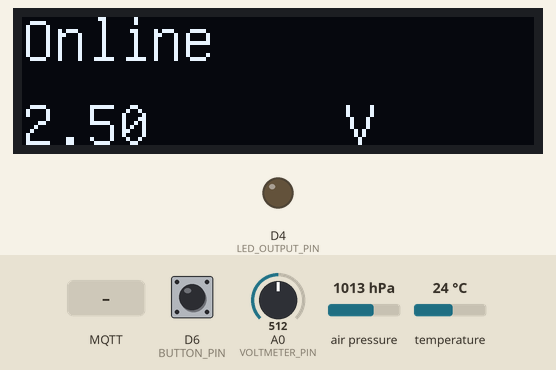
Bench run of a program on a simulated ESP8266 (Wemos D1 mini). On the bench: 128×32 one-colour display, output pins drawn as LEDs (lit = HIGH). Inputs (shaded band) come from the test bench; at power-on: D6 (BUTTON_PIN) LOW, air pressure 1013 hPa, A0 (VOLTMETER_PIN) = 512, temperature 24 °C. WiFi joins after 1.5 s; servers stay silent unless stated; random numbers use the default seed unless the program sets one; no MQTT or app messages arrive unless stated.

Above: at 2.7 s.
2.8 s: D6 (BUTTON_PIN) pulled HIGH for 0.15 s
At 3.7 s:
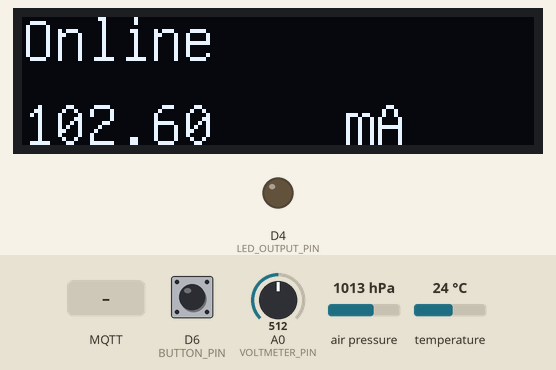
4.4 s: D6 (BUTTON_PIN) pulled HIGH for 1 s
At 4.9 s:
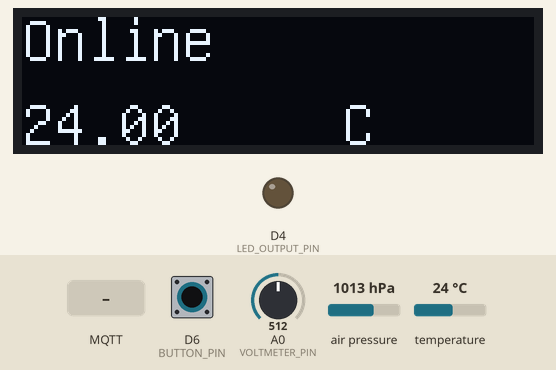
6.9 s: D6 (BUTTON_PIN) pulled HIGH for 0.15 s
At 8.1 s:
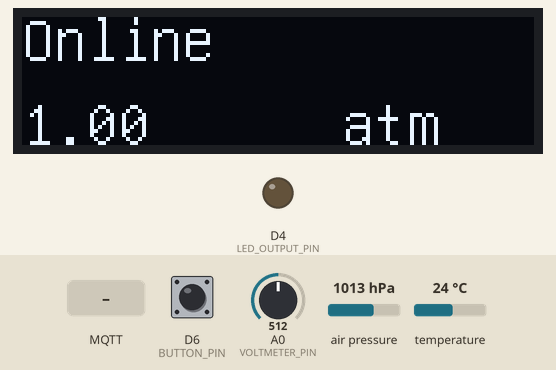
8.5 s: D6 (BUTTON_PIN) pulled HIGH for 3.2 s
At 9.2 s:
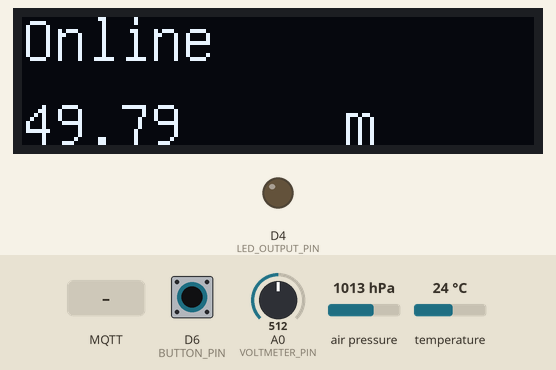
13.2 s: MQTT message "4" arrives on the first subscribed topic
At 14.0 s:
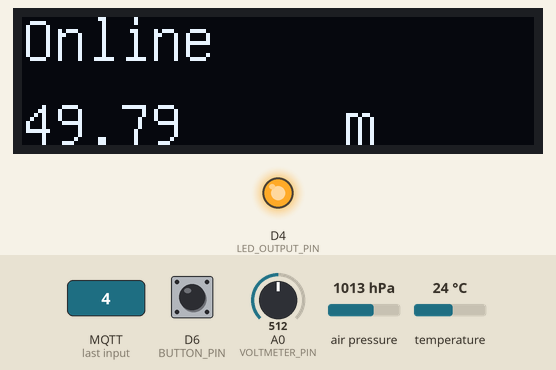
14.7 s: air pressure set to 952 hPa
At 16.3 s:
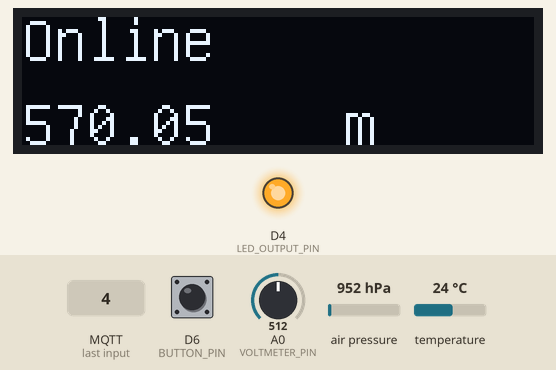
Timing chart, 0 to 17.8 s (numbered marks = the images above; inputs shaded):
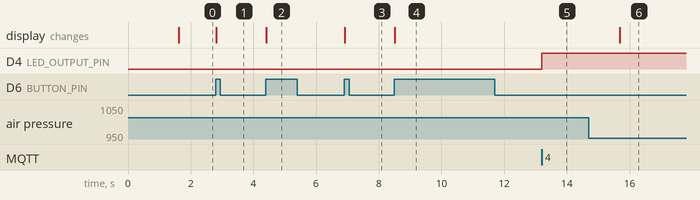

Measured:
- after the input at 2.8 s, the display: changes at once (image 1)
- after the input at 4.4 s, the display: changes at once (image 2)
- after the input at 6.9 s, the display: changes at once (image 3)
- after the input at 8.5 s, the display: changes at once (image 4)
- after the input at 13.2 s, D4 (LED_OUTPUT_PIN): LOW → HIGH at once
- after the input at 14.7 s, the display: changes after 0.99 s (image 6)

The program:

main.cpp
```cpp
/*
 Name:		ArduinoCampoSolare
 Created:	2/8/2021 7:22:50 PM
 Author:	Daniele Viti
*/

#include <Arduino.h>
#include <ESP8266WiFi.h>
#include <PubSubClient.h>
#include <Wire.h>
#include <SPI.h>
#include <Adafruit_BMP280.h>
#include <Countimer.h>
#include <U8g2lib.h>

// Update these with values suitable for your network.

const char *ssid = "WiFi-IoT";
const char *password = "M03qE8fQkmtOvslbkjexRHR0";
const char *mqtt_server = "192.168.10.103";

#define DEBUGLN(A) Serial.println(A);
#define DEBUG(A) Serial.print(A);
#define DEBUG_ENABLED 0

#define LED_OUTPUT_PIN D4
#define LED_INPUT_PIN D5
#define BUTTON_PIN D6
#define VOLTMETER_PIN A0

Countimer tDisplay;
Countimer tReadings;
Countimer tButton;

String displayTopLeft = "";
String displayTopRight = "";
String displayBottomLeft = "";
String displayBottomRight = "";

double eolicoVoltage;
double eolicoEfficiency;

float temperature;
float pressure;
float altitude;

int displayState = 0;
int lastButtonState;    // the previous state of button
int currentButtonState; // the current state of button

WiFiClient espClient;
PubSubClient client(espClient);

Adafruit_BMP280 bmp;

// display
U8G2_SSD1306_128X32_UNIVISION_F_HW_I2C u8g2(U8G2_R0, /* reset=*/U8X8_PIN_NONE, /* clock=*/SCL, /* data=*/SDA); // pin remapping with ESP8266 HW I2C

unsigned long lastMsg = 0;
#define MSG_BUFFER_SIZE (50)
char msg[MSG_BUFFER_SIZE];
long int value = 0;

// Topics

// Input
const char *mqttInLed = "campo/led";

// Output
const char *mqttOutVoltage = "campo/volt";
const char *mqttOutAmperage = "campo/ampere";
const char *mqttOutTemperature = "campo/temp";
const char *mqttOutPressure = "campo/press";
const char *mqttOutAltitude = "campo/alt";

void debugLog(String s = "", bool newLine = true)
{
  if (DEBUG_ENABLED == 1)
  {
    if (newLine)
    {
      DEBUGLN(s);
    }
    else
    {
      DEBUG(s);
    }
  }
}

int digitalCommonAnodeRead(uint8_t pin)
{
  int value = digitalRead(pin);
  if (value == LOW)
  {
    return HIGH;
  }
  else
  {
    return LOW;
  }
}

void digitalCommonAnodeWrite(uint8_t pin, uint8_t value)
{
  digitalWrite(pin, (value == HIGH ? LOW : HIGH));
}

void drawDisplay(char *topLeft, char *topRight, char *bottomLeft, char *bottomRight)
{
  // graphic commands to redraw the complete screen should be placed here
  u8g2.setFont(u8g_font_unifont);
  //u8g2.setFont(u8g_font_osb21);
  u8g2.drawStr(0, 11, topLeft);
  u8g2.drawStr(104, 11, topRight);
  u8g2.drawStr(0, 32, bottomLeft);
  u8g2.drawStr(80, 32, bottomRight);
}

// double mapf(double val, double in_min, double in_max, double out_min, double out_max)
// {
//   return (val - in_min) * (out_max - out_min) / (in_max - in_min) + out_min;
// }

double getEolicoVoltage()
{
  double res = analogRead(VOLTMETER_PIN) * (5.0 / 1023.0);
  return res;
}

double getEolicoAmpere()
{
  double res = analogRead(VOLTMETER_PIN) * (205.0 / 1023.0);
  return res;
}

void setup_wifi()
{
  displayTopLeft = "Avvio...";
  tDisplay.run();

  delay(10);
  // We start by connecting to a WiFi network
  debugLog();
  debugLog("Connecting to ", false);
  debugLog(String(ssid));

  WiFi.mode(WIFI_STA);
  WiFi.begin(ssid, password);

  while (WiFi.status() != WL_CONNECTED)
  {
    delay(500);
    debugLog(".", false);
  }

  randomSeed(micros());

  debugLog();
  debugLog("WiFi connected");
  debugLog("IP address: ");
  debugLog(WiFi.localIP().toString());
}

void sendMqttValue(const char *mqttTopic, char *val)
{
  //debugLog(String(val));
  client.publish(mqttTopic, val);
}
void sendMqttValue(const char *mqttTopic, float val)
{
  snprintf(msg, MSG_BUFFER_SIZE, "%.2f", val);
  sendMqttValue(mqttTopic, msg);
}
void sendMqttValue(const char *mqttTopic, double val)
{
  snprintf(msg, MSG_BUFFER_SIZE, "%.2f", val);
  sendMqttValue(mqttTopic, msg);
}
void sendMqttValue(const char *mqttTopic, int val)
{
  snprintf(msg, MSG_BUFFER_SIZE, "%d", val);
  sendMqttValue(mqttTopic, msg);
}
void sendMqttValue(const char *mqttTopic, String val)
{
  memset(msg, 0, sizeof msg);
  val.toCharArray(msg, 50);
  sendMqttValue(mqttTopic, msg);
}

void toggleLed(uint8_t ledValue)
{
  // Switch on the LED if an 1 was received as first character
  digitalCommonAnodeWrite(LED_OUTPUT_PIN, ledValue);
}

void callback(char *topic, byte *payload, unsigned int length)
{
  debugLog("Message arrived [", false);
  debugLog(topic, false);
  debugLog("] ", false);

  for (uint i = 0; i < length; i++)
  {
    debugLog(String(payload[i]), false);
  }
  debugLog();

  toggleLed(String((char)payload[0]).toInt());
}

void reconnect()
{
  // Loop until we're reconnected
  while (!client.connected())
  {
    debugLog("Attempting MQTT connection...", false);
    // Create a random client ID
    String clientId = "ESP8266Campo-";
    clientId += String(random(0xffff), HEX);
    // Attempt to connect
    if (client.connect(clientId.c_str(), "Campo", ""))
    {
      debugLog("connected");
      // ... and resubscribe
      client.subscribe(mqttInLed);
    }
    else
    {
      debugLog("failed, rc=", false);
      debugLog(String(client.state()), false);
      debugLog(" try again in 5 seconds");
      // Wait 5 seconds before retrying
      delay(1000);
    }
  }
}

void setupBmp280()
{
  //if (!bmp.begin(BMP280_ADDRESS_ALT, BMP280_CHIPID)) {
  if (!bmp.begin(0x076))
  {
    debugLog(F("Could not find a valid BMP280 sensor, check wiring or "
               "try a different address!"));
    while (1)
      delay(10);
  }

  /* Default settings from datasheet. */
  bmp.setSampling(Adafruit_BMP280::MODE_NORMAL,     /* Operating Mode. */
                  Adafruit_BMP280::SAMPLING_X2,     /* Temp. oversampling */
                  Adafruit_BMP280::SAMPLING_X16,    /* Pressure oversampling */
                  Adafruit_BMP280::FILTER_X16,      /* Filtering. */
                  Adafruit_BMP280::STANDBY_MS_500); /* Standby time. */
}

void tDisplayComplete() {}
void tDisplayInterval()
{
  char displayTopLeftBuf[50];
  char displayTopRightBuf[50];
  char displayBottomLeftBuf[50];
  char displayBottomRightBuf[50];

  memset(displayTopLeftBuf, 0, sizeof displayTopLeftBuf);
  memset(displayTopRightBuf, 0, sizeof displayTopRightBuf);
  memset(displayBottomLeftBuf, 0, sizeof displayBottomLeftBuf);
  memset(displayBottomRightBuf, 0, sizeof displayBottomRightBuf);

  displayTopLeft.toCharArray(displayTopLeftBuf, 50);
  displayTopRight.toCharArray(displayTopRightBuf, 50);
  displayBottomLeft.toCharArray(displayBottomLeftBuf, 50);
  displayBottomRight.toCharArray(displayBottomRightBuf, 50);

  u8g2.firstPage();
  do
  {
    drawDisplay(displayTopLeftBuf, displayTopRightBuf, displayBottomLeftBuf, displayBottomRightBuf);
  } while (u8g2.nextPage());
}

void tReadingsComplete() {}
void tReadingsInterval()
{
  eolicoVoltage = getEolicoVoltage();
  eolicoEfficiency = getEolicoAmpere();

  temperature = bmp.readTemperature();
  pressure = bmp.readPressure() / 101325;
  altitude = bmp.readAltitude(1019);

  sendMqttValue(mqttOutVoltage, eolicoVoltage);
  sendMqttValue(mqttOutAmperage, eolicoEfficiency);

  sendMqttValue(mqttOutTemperature, temperature);
  sendMqttValue(mqttOutPressure, pressure);
  sendMqttValue(mqttOutAltitude, altitude);
}

void tButtonComplete() {}
void tButtonInterval()
{
  currentButtonState = digitalRead(BUTTON_PIN);
  if (currentButtonState == HIGH && lastButtonState == LOW)
  {
    lastButtonState = digitalRead(BUTTON_PIN);
    debugLog(String(currentButtonState));

    if (displayState == 4)
      displayState = 0;
    else
      displayState += 1;
  }
  else
  {
    lastButtonState = digitalRead(BUTTON_PIN);
  }
}

void displayReadings()
{
  switch (displayState)
  {
  case 0:
    displayBottomRight = "V";
    displayBottomLeft = eolicoVoltage;
    break;
  case 1:
    displayBottomRight = "mA";
    displayBottomLeft = eolicoEfficiency;
    break;
  case 2:
    displayBottomRight = "C";
    displayBottomLeft = temperature;
    break;
  case 3:
    displayBottomRight = "atm";
    displayBottomLeft = pressure;
    break;
  case 4:
    displayBottomRight = "m";
    displayBottomLeft = altitude;
    break;
  default:
    break;
  }
}

void setup()
{

  u8g2.begin();

  tButton.setCounter(24, 0, 0, tButton.COUNT_DOWN, tButtonComplete);
  tButton.setInterval(tButtonInterval, 1);
  tButton.start();

  tDisplay.setCounter(24, 0, 0, tDisplay.COUNT_DOWN, tDisplayComplete);
  tDisplay.setInterval(tDisplayInterval, 1);
  tDisplay.start();

  tReadings.setCounter(24, 0, 0, tReadings.COUNT_DOWN, tReadingsComplete);
  tReadings.setInterval(tReadingsInterval, 1000);
  tReadings.start();

  pinMode(LED_OUTPUT_PIN, OUTPUT); // Initialize the 4 pin as an output
  pinMode(LED_INPUT_PIN, INPUT);
  pinMode(VOLTMETER_PIN, INPUT); // Legge il voltaggio e l'amperaggio de
  pinMode(BUTTON_PIN, INPUT);    // Legge il voltaggio e l'amperaggio de
  currentButtonState = digitalRead(BUTTON_PIN);
  Serial.begin(115200);
  setup_wifi();
  setupBmp280();
  client.setServer(mqtt_server, 1883);
  client.setCallback(callback);

  if (client.connect("campo"))
  {
    client.subscribe(mqttInLed);
  }

  // Setto il valore del pin del led per condividerlo con tutti all'avvio
  digitalCommonAnodeWrite(LED_INPUT_PIN, LOW);
  sendMqttValue(mqttInLed, LOW);
}

void loop()
{
  client.loop();

  tButton.run();
  tReadings.run();

  if (!client.connected())
  {
    tButton.stop();
    tReadings.stop();
    displayTopLeft = "Offline";
    displayBottomRight = "";
    displayBottomLeft = "";

    reconnect();
  }
  else
  {
    tButton.start();
    tReadings.start();
    // Input - Output

    // Display
    displayTopLeft = "Online";
    displayReadings();
  }
  tDisplay.run();
}
```
